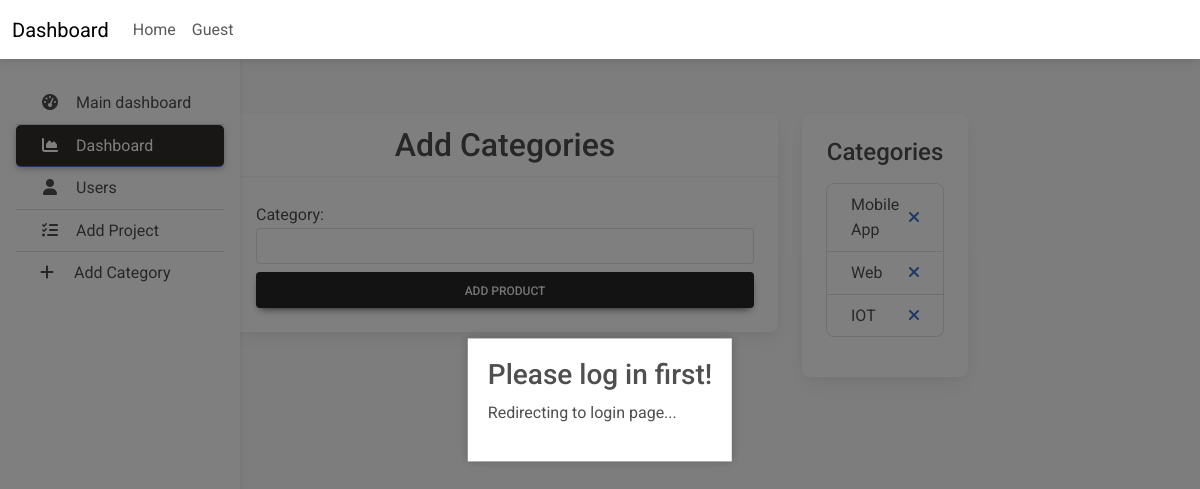
The page /dashboard/Add-Category/ on the database its author committed.
### dashboard/models.py (models this page shows, shortened)
class Category(models.Model):
    id = models.AutoField(primary_key=True)
    name = models.CharField(max_length=255)

### dashboard/views.py (the view, shortened to what this page needs)
# urls.py: path('Add-Category/',AddCategory,name="Add-Category"),
def AddCategory(request):
    categories = Category.objects.all()
    return render(request, 'dashboard/AddCategory.html', {'categories': categories})

### templates/dashboard/AddCategory.html (shortened to what this page needs)
{% extends 'dashboard/base.html' %}
{% load static %}
{% block main_content %}
<div class="container mt-4">
    <div class="row justify-content-center">
        <div class="col-md-6">
            <div class="card" style="margin-top: 90px;">
                <div class="card-header">
                    <h2 class="text-center mb-0">Add Categories</h2>
                </div>
                <div class="card-body">
                    <form method="post" action="/dashboard/Add-Category/">
                        <div class="form-group mb-2">
                            <label for="category">Category:</label>
                            <input type="text" class="form-control" id="category" name="category" required>
                        </div>
                        <button type="submit" class="btn btn-dark btn-block">Add Product</button>
                    </form>
                </div>
            </div>
        </div>
        <div class="col-md-2">
            <div class="card" style="margin-top: 90px;">
                <div class="card-body">
                    <div class="mb-3">
                        <h4 class="text-center mb-3">Categories</h4>
                        <div class="list-group">
                            {% for category in categories %}
                            <div class="d-flex justify-content-between align-items-center list-group-item">
                                <span>{{ category.name }}</span>
                                <a href="#" class="delete-category-btn" data-category-id="{{ category.id }}" data-category-name="{{ category.name }}">
                                    <i class="fas fa-times"></i>
                                </a>
                            </div>
                            {% endfor %}
                        </div>
                    </div>
                </div>
            </div>
        </div>
    </div>
</div>
{% endblock main_content %}

### static/dashboard/css/admin.css (style rules this page uses)
body { background-color: #fbfbfb; }

### rows shown on the page
Category: name "Mobile App"
Category: name "Web"
Category: name "IOT"
